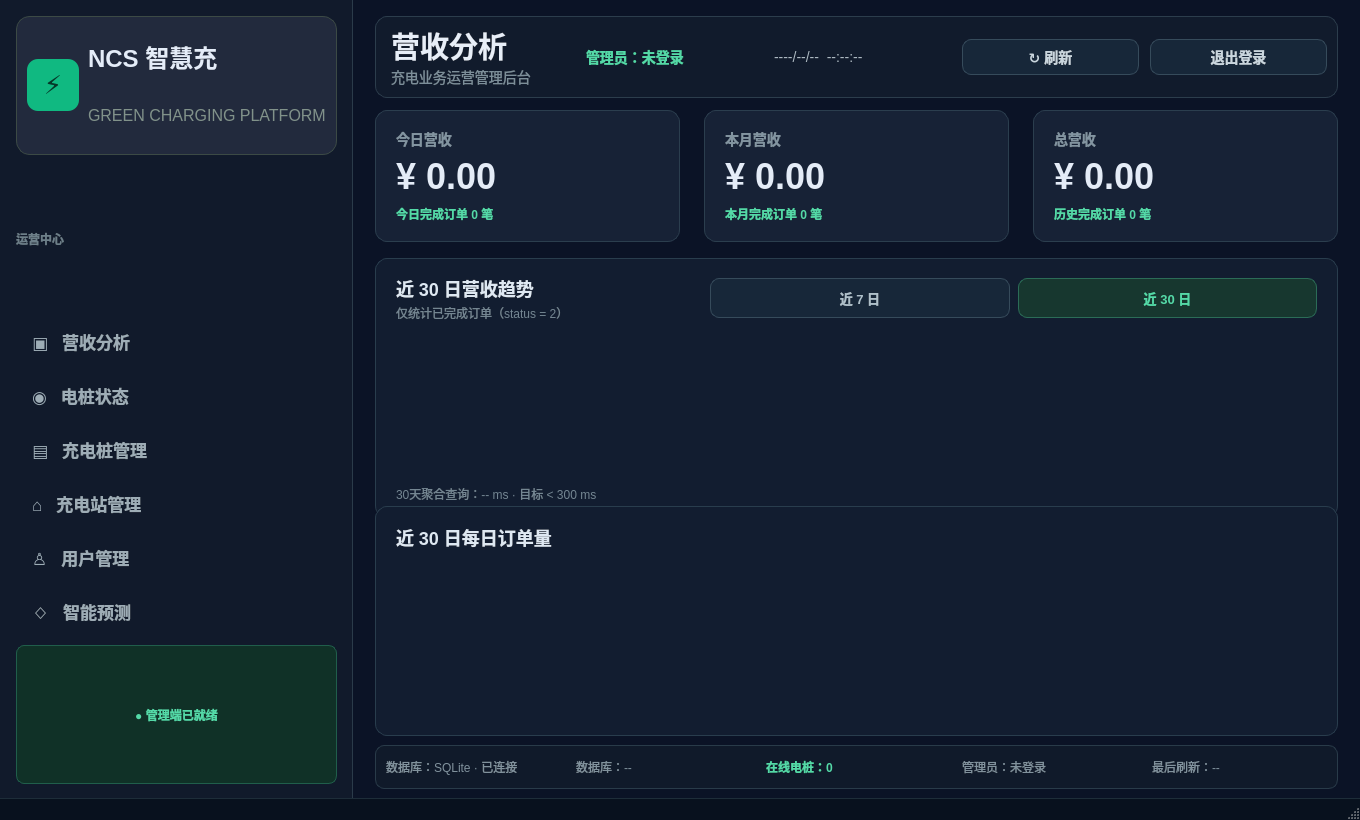
<?xml version='1.0' encoding='UTF-8'?>
<ui version="4.0">
 <class>MainWindow</class>
 <widget class="QMainWindow" name="MainWindow">
  <property name="geometry">
   <rect>
    <x>0</x>
    <y>0</y>
    <width>1360</width>
    <height>820</height>
   </rect>
  </property>
  <property name="minimumSize">
   <size>
    <width>1280</width>
    <height>800</height>
   </size>
  </property>
  <property name="windowTitle">
   <string>东软电动汽车充电桩应用管理平台 · 管理后台</string>
  </property>
  <property name="styleSheet">
   <string>
QMainWindow,QWidget#centralwidget{background:#0B1326;color:#DCE6F7;font-family:"Noto Sans CJK SC","Microsoft YaHei","PingFang SC",sans-serif;}
QFrame#sidebar{background:#111A2B;border-right:1px solid #2B3B4A;}
QFrame#sidebarBrand{background:#222A3D;border:1px solid #3C4A45;border-radius:14px;}
QLabel#brandIcon{background:#10B981;color:#053728;border-radius:11px;font-size:26px;font-weight:900;}
QLabel#brandName{color:#E4ECF8;font-size:24px;font-weight:900;}
QLabel#brandSub{color:#81928A;font-size:16px;}
QLabel#adminMiniBadge{background:#103127;color:#54D9A7;border:1px solid #205E4B;border-radius:8px;padding:5px 7px;font-size:12px;font-weight:800;}
QLabel#navSectionLabel{color:#6D7F89;font-size:12px;font-weight:900;}
QPushButton#navRevenueButton,QPushButton#navChargerStatusButton,QPushButton#navChargerManageButton,QPushButton#navStationManageButton,QPushButton#navUserManageButton,QPushButton#navPredictionButton{text-align:left;background:transparent;color:#9EADB6;border:none;border-radius:9px;padding:0 16px;font-size:17px;font-weight:750;}
QPushButton#navRevenueButton:hover,QPushButton#navChargerStatusButton:hover,QPushButton#navChargerManageButton:hover,QPushButton#navStationManageButton:hover,QPushButton#navUserManageButton:hover,QPushButton#navPredictionButton:hover{background:#1B2A3A;color:#E2ECF2;}
QPushButton#navRevenueButton:checked,QPushButton#navChargerStatusButton:checked,QPushButton#navChargerManageButton:checked,QPushButton#navStationManageButton:checked,QPushButton#navUserManageButton:checked,QPushButton#navPredictionButton:checked{background:#17372F;color:#54D9A7;border-left:3px solid #10B981;}
QFrame#mainPanel{background:#0B1326;}
QFrame#toolbar{background:#111B2C;border:1px solid #2C3D4C;border-radius:12px;}
QLabel#pageTitleLabel{color:#E7EEF8;font-size:29px;font-weight:900;}
QLabel#pageSubtitleLabel{color:#7C8E99;font-size:14px;}
QLabel#currentAdminLabel{color:#54D9A7;font-size:14px;font-weight:800;}
QLabel#clockLabel{color:#AEBAC2;font-size:14px;}
QPushButton#refreshButton,QPushButton#logoutButton{background:#172739;color:#CAD6DE;border:1px solid #364B5B;border-radius:9px;padding:0 20px;font-size:14px;font-weight:800;}
QPushButton#refreshButton:hover{background:#1D3447;border-color:#4C6676;}
QPushButton#logoutButton:hover{background:#31262B;border-color:#6B4D55;color:#FFB0B0;}
QFrame#statusStrip{background:#101A2A;border:1px solid #293B49;border-radius:9px;}
QLabel#databaseStatusLabel,QLabel#databasePathLabel,QLabel#onlineChargerLabel,QLabel#lastRefreshLabel,QLabel#adminStatusLabel{color:#81929D;font-size:12px;}
QLabel#onlineChargerLabel{color:#54D9A7;font-weight:800;}
QFrame#metricCard1,QFrame#metricCard2,QFrame#metricCard3{background:#172236;border:1px solid #2B3E4E;border-radius:12px;}
QLabel#metricTitle1,QLabel#metricTitle2,QLabel#metricTitle3{color:#8294A0;font-size:14px;font-weight:700;}
QLabel#metricValue1,QLabel#metricValue2,QLabel#metricValue3{color:#E4ECF7;font-size:36px;font-weight:900;}
QLabel#metricAccent1,QLabel#metricAccent2,QLabel#metricAccent3{color:#54D9A7;font-size:12px;font-weight:800;}
QFrame#chartCard{background:#121D30;border:1px solid #293D4D;border-radius:12px;}
QLabel#chartTitle,QLabel#orderChartTitle{color:#DEE8F2;font-size:18px;font-weight:850;}
QLabel#chartDescription,QLabel#queryPerformanceLabel{color:#748692;font-size:12px;}
QLabel#pageIcon{color:#54D9A7;font-size:40px;font-weight:900;}
QLabel#pagePlaceholderTitle{color:#DEE8F2;font-size:22px;font-weight:900;}
QLabel#pagePlaceholderText{color:#748692;font-size:13px;}
QPushButton#period7Button,QPushButton#period30Button{background:#172739;color:#AFC0CA;border:1px solid #364B5B;border-radius:9px;padding:0 16px;font-size:13px;font-weight:850;}
QPushButton#period7Button:hover,QPushButton#period30Button:hover{background:#1C3445;border-color:#4D6575;}
QPushButton#period7Button:checked,QPushButton#period30Button:checked{background:#17372F;color:#54D9A7;border:1px solid #2B6C57;}
QFrame#orderChartCard{background:#121D30;border:1px solid #293D4D;border-radius:12px;}
QStatusBar{background:#08111E;color:#61717C;border-top:1px solid #1E2D39;}
</string>
  </property>
  <widget class="QWidget" name="centralwidget">
   <layout class="QHBoxLayout" name="rootLayout">
    <property name="leftMargin">
     <number>0</number>
    </property>
    <property name="topMargin">
     <number>0</number>
    </property>
    <property name="rightMargin">
     <number>0</number>
    </property>
    <property name="bottomMargin">
     <number>0</number>
    </property>
    <property name="spacing">
     <number>0</number>
    </property>
    <item>
     <widget class="QFrame" name="sidebar">
      <property name="minimumSize">
       <size>
        <width>260</width>
        <height>0</height>
       </size>
      </property>
      <layout class="QVBoxLayout" name="sidebarLayout">
       <property name="leftMargin">
        <number>16</number>
       </property>
       <property name="topMargin">
        <number>16</number>
       </property>
       <property name="rightMargin">
        <number>16</number>
       </property>
       <property name="bottomMargin">
        <number>14</number>
       </property>
       <property name="spacing">
        <number>0</number>
       </property>
       <item>
        <widget class="QFrame" name="sidebarBrand">
         <property name="minimumSize">
          <size>
           <width>0</width>
           <height>88</height>
          </size>
         </property>
         <layout class="QHBoxLayout" name="brandLayout">
          <property name="leftMargin">
           <number>10</number>
          </property>
          <property name="topMargin">
           <number>10</number>
          </property>
          <property name="rightMargin">
           <number>10</number>
          </property>
          <property name="bottomMargin">
           <number>10</number>
          </property>
          <property name="spacing">
           <number>9</number>
          </property>
          <item>
           <widget class="QLabel" name="brandIcon">
            <property name="minimumSize">
             <size>
              <width>52</width>
              <height>52</height>
             </size>
            </property>
            <property name="maximumSize">
             <size>
              <width>52</width>
              <height>52</height>
             </size>
            </property>
            <property name="text">
             <string>⚡</string>
            </property>
            <property name="alignment">
             <set>Qt::AlignCenter</set>
            </property>
           </widget>
          </item>
          <item>
           <layout class="QVBoxLayout" name="brandTextLayout">
            <property name="leftMargin">
             <number>0</number>
            </property>
            <property name="topMargin">
             <number>0</number>
            </property>
            <property name="rightMargin">
             <number>0</number>
            </property>
            <property name="bottomMargin">
             <number>0</number>
            </property>
            <property name="spacing">
             <number>2</number>
            </property>
            <item>
             <widget class="QLabel" name="brandName">
              <property name="text">
               <string>NCS 智慧充</string>
              </property>
             </widget>
            </item>
            <item>
             <widget class="QLabel" name="brandSub">
              <property name="text">
               <string>GREEN CHARGING PLATFORM</string>
              </property>
             </widget>
            </item>
           </layout>
          </item>
         </layout>
        </widget>
       </item>
       <item>
        <spacer name="sideGap">
         <property name="orientation">
          <enum>Qt::Vertical</enum>
         </property>
         <property name="sizeType">
          <enum>QSizePolicy::Fixed</enum>
         </property>
         <property name="sizeHint">
          <size>
           <width>20</width>
           <height>14</height>
          </size>
         </property>
        </spacer>
       </item>
       <item>
        <widget class="QLabel" name="navSectionLabel">
         <property name="text">
          <string>运营中心</string>
         </property>
        </widget>
       </item>
       <item>
        <spacer name="navGap">
         <property name="orientation">
          <enum>Qt::Vertical</enum>
         </property>
         <property name="sizeType">
          <enum>QSizePolicy::Fixed</enum>
         </property>
         <property name="sizeHint">
          <size>
           <width>20</width>
           <height>5</height>
          </size>
         </property>
        </spacer>
       </item>
       <item>
        <widget class="QPushButton" name="navRevenueButton">
         <property name="minimumSize">
          <size>
           <width>0</width>
           <height>54</height>
          </size>
         </property>
         <property name="text">
          <string>▣   营收分析</string>
         </property>
         <property name="checkable">
          <bool>true</bool>
         </property>
        </widget>
       </item>
       <item>
        <widget class="QPushButton" name="navChargerStatusButton">
         <property name="minimumSize">
          <size>
           <width>0</width>
           <height>54</height>
          </size>
         </property>
         <property name="text">
          <string>◉   电桩状态</string>
         </property>
         <property name="checkable">
          <bool>true</bool>
         </property>
        </widget>
       </item>
       <item>
        <widget class="QPushButton" name="navChargerManageButton">
         <property name="minimumSize">
          <size>
           <width>0</width>
           <height>54</height>
          </size>
         </property>
         <property name="text">
          <string>▤   充电桩管理</string>
         </property>
         <property name="checkable">
          <bool>true</bool>
         </property>
        </widget>
       </item>
       <item>
        <widget class="QPushButton" name="navStationManageButton">
         <property name="minimumSize">
          <size>
           <width>0</width>
           <height>54</height>
          </size>
         </property>
         <property name="text">
          <string>⌂   充电站管理</string>
         </property>
         <property name="checkable">
          <bool>true</bool>
         </property>
        </widget>
       </item>
       <item>
        <widget class="QPushButton" name="navUserManageButton">
         <property name="minimumSize">
          <size>
           <width>0</width>
           <height>54</height>
          </size>
         </property>
         <property name="text">
          <string>♙   用户管理</string>
         </property>
         <property name="checkable">
          <bool>true</bool>
         </property>
        </widget>
       </item>
       <item>
        <widget class="QPushButton" name="navPredictionButton">
         <property name="minimumSize">
          <size>
           <width>0</width>
           <height>54</height>
          </size>
         </property>
         <property name="text">
          <string>◇   智能预测</string>
         </property>
         <property name="checkable">
          <bool>true</bool>
         </property>
        </widget>
       </item>
       <item>
        <spacer name="sideBottom">
         <property name="orientation">
          <enum>Qt::Vertical</enum>
         </property>
         <property name="sizeType">
          <enum>QSizePolicy::Expanding</enum>
         </property>
        </spacer>
       </item>
       <item>
        <widget class="QLabel" name="adminMiniBadge">
         <property name="text">
          <string>● 管理端已就绪</string>
         </property>
         <property name="alignment">
          <set>Qt::AlignCenter</set>
         </property>
        </widget>
       </item>
      </layout>
     </widget>
    </item>
    <item>
     <widget class="QFrame" name="mainPanel">
      <layout class="QVBoxLayout" name="mainPanelLayout">
       <property name="leftMargin">
        <number>22</number>
       </property>
       <property name="topMargin">
        <number>16</number>
       </property>
       <property name="rightMargin">
        <number>22</number>
       </property>
       <property name="bottomMargin">
        <number>9</number>
       </property>
       <property name="spacing">
        <number>0</number>
       </property>
       <item>
        <widget class="QFrame" name="toolbar">
         <property name="minimumSize">
          <size>
           <width>0</width>
           <height>82</height>
          </size>
         </property>
         <property name="maximumSize">
          <size>
           <width>16777215</width>
           <height>82</height>
          </size>
         </property>
         <layout class="QHBoxLayout" name="toolbarLayout">
          <property name="leftMargin">
           <number>15</number>
          </property>
          <property name="topMargin">
           <number>9</number>
          </property>
          <property name="rightMargin">
           <number>10</number>
          </property>
          <property name="bottomMargin">
           <number>9</number>
          </property>
          <property name="spacing">
           <number>11</number>
          </property>
          <item>
           <layout class="QVBoxLayout" name="titleLayout">
            <property name="leftMargin">
             <number>0</number>
            </property>
            <property name="topMargin">
             <number>0</number>
            </property>
            <property name="rightMargin">
             <number>0</number>
            </property>
            <property name="bottomMargin">
             <number>0</number>
            </property>
            <property name="spacing">
             <number>2</number>
            </property>
            <item>
             <widget class="QLabel" name="pageTitleLabel">
              <property name="text">
               <string>营收分析</string>
              </property>
             </widget>
            </item>
            <item>
             <widget class="QLabel" name="pageSubtitleLabel">
              <property name="text">
               <string>充电业务运营管理后台</string>
              </property>
             </widget>
            </item>
           </layout>
          </item>
          <item>
           <spacer name="toolbarGrow">
            <property name="orientation">
             <enum>Qt::Horizontal</enum>
            </property>
            <property name="sizeType">
             <enum>QSizePolicy::Expanding</enum>
            </property>
           </spacer>
          </item>
          <item>
           <widget class="QLabel" name="currentAdminLabel">
            <property name="text">
             <string>管理员：未登录</string>
            </property>
           </widget>
          </item>
          <item>
           <widget class="QLabel" name="clockLabel">
            <property name="text">
             <string>----/--/--  --:--:--</string>
            </property>
           </widget>
          </item>
          <item>
           <widget class="QPushButton" name="refreshButton">
            <property name="minimumSize">
             <size>
              <width>72</width>
              <height>36</height>
             </size>
            </property>
            <property name="text">
             <string>↻ 刷新</string>
            </property>
           </widget>
          </item>
          <item>
           <widget class="QPushButton" name="logoutButton">
            <property name="minimumSize">
             <size>
              <width>85</width>
              <height>36</height>
             </size>
            </property>
            <property name="text">
             <string>退出登录</string>
            </property>
           </widget>
          </item>
         </layout>
        </widget>
       </item>
       <item>
        <spacer name="contentGap">
         <property name="orientation">
          <enum>Qt::Vertical</enum>
         </property>
         <property name="sizeType">
          <enum>QSizePolicy::Fixed</enum>
         </property>
         <property name="sizeHint">
          <size>
           <width>20</width>
           <height>12</height>
          </size>
         </property>
        </spacer>
       </item>
       <item>
        <widget class="QStackedWidget" name="stackedWidget">
         <widget class="QWidget" name="revenuePage">
          <layout class="QVBoxLayout" name="revenueLayout">
           <property name="leftMargin"><number>0</number></property>
           <property name="topMargin"><number>0</number></property>
           <property name="rightMargin"><number>0</number></property>
           <property name="bottomMargin"><number>0</number></property>
           <property name="spacing"><number>16</number></property>
           <item>
            <layout class="QHBoxLayout" name="metricsLayout">
             <property name="spacing"><number>24</number></property>
             <item>
              <widget class="QFrame" name="metricCard1">
               <property name="minimumSize"><size><width>0</width><height>132</height></size></property>
               <layout class="QVBoxLayout" name="metricLayout1">
                <property name="leftMargin"><number>20</number></property><property name="topMargin"><number>16</number></property><property name="rightMargin"><number>20</number></property><property name="bottomMargin"><number>15</number></property><property name="spacing"><number>5</number></property>
                <item><widget class="QLabel" name="metricTitle1"><property name="text"><string>今日营收</string></property></widget></item>
                <item><widget class="QLabel" name="metricValue1"><property name="text"><string>¥ 0.00</string></property></widget></item>
                <item><widget class="QLabel" name="metricAccent1"><property name="text"><string>今日完成订单 0 笔</string></property></widget></item>
               </layout>
              </widget>
             </item>
             <item>
              <widget class="QFrame" name="metricCard2">
               <property name="minimumSize"><size><width>0</width><height>132</height></size></property>
               <layout class="QVBoxLayout" name="metricLayout2">
                <property name="leftMargin"><number>20</number></property><property name="topMargin"><number>16</number></property><property name="rightMargin"><number>20</number></property><property name="bottomMargin"><number>15</number></property><property name="spacing"><number>5</number></property>
                <item><widget class="QLabel" name="metricTitle2"><property name="text"><string>本月营收</string></property></widget></item>
                <item><widget class="QLabel" name="metricValue2"><property name="text"><string>¥ 0.00</string></property></widget></item>
                <item><widget class="QLabel" name="metricAccent2"><property name="text"><string>本月完成订单 0 笔</string></property></widget></item>
               </layout>
              </widget>
             </item>
             <item>
              <widget class="QFrame" name="metricCard3">
               <property name="minimumSize"><size><width>0</width><height>132</height></size></property>
               <layout class="QVBoxLayout" name="metricLayout3">
                <property name="leftMargin"><number>20</number></property><property name="topMargin"><number>16</number></property><property name="rightMargin"><number>20</number></property><property name="bottomMargin"><number>15</number></property><property name="spacing"><number>5</number></property>
                <item><widget class="QLabel" name="metricTitle3"><property name="text"><string>总营收</string></property></widget></item>
                <item><widget class="QLabel" name="metricValue3"><property name="text"><string>¥ 0.00</string></property></widget></item>
                <item><widget class="QLabel" name="metricAccent3"><property name="text"><string>历史完成订单 0 笔</string></property></widget></item>
               </layout>
              </widget>
             </item>
            </layout>
           </item>
           <item>
            <widget class="QFrame" name="chartCard">
             <property name="minimumSize"><size><width>0</width><height>260</height></size></property>
             <layout class="QVBoxLayout" name="chartLayout">
              <property name="leftMargin"><number>20</number></property><property name="topMargin"><number>16</number></property><property name="rightMargin"><number>20</number></property><property name="bottomMargin"><number>14</number></property><property name="spacing"><number>8</number></property>
              <item>
               <layout class="QHBoxLayout" name="chartHeaderLayout">
                <item><layout class="QVBoxLayout" name="chartTitleLayout"><property name="spacing"><number>2</number></property><item><widget class="QLabel" name="chartTitle"><property name="text"><string>近 30 日营收趋势</string></property></widget></item><item><widget class="QLabel" name="chartDescription"><property name="text"><string>仅统计已完成订单（status = 2）</string></property></widget></item></layout></item>
                <item><spacer name="chartHeaderGrow"><property name="orientation"><enum>Qt::Horizontal</enum></property><property name="sizeType"><enum>QSizePolicy::Expanding</enum></property></spacer></item>
                <item><widget class="QPushButton" name="period7Button"><property name="minimumSize"><size><width>92</width><height>40</height></size></property><property name="text"><string>近 7 日</string></property><property name="checkable"><bool>true</bool></property><property name="checked"><bool>false</bool></property></widget></item>
                <item><widget class="QPushButton" name="period30Button"><property name="minimumSize"><size><width>92</width><height>40</height></size></property><property name="text"><string>近 30 日</string></property><property name="checkable"><bool>true</bool></property><property name="checked"><bool>true</bool></property></widget></item>
               </layout>
              </item>
              <item><widget class="QFrame" name="revenueChartHost"><property name="minimumSize"><size><width>0</width><height>175</height></size></property><property name="frameShape"><enum>QFrame::NoFrame</enum></property></widget></item>
              <item><widget class="QLabel" name="queryPerformanceLabel"><property name="text"><string>30天聚合查询：-- ms · 目标 &lt; 300 ms</string></property></widget></item>
             </layout>
            </widget>
           </item>
           <item>
            <widget class="QFrame" name="orderChartCard">
             <property name="minimumSize"><size><width>0</width><height>230</height></size></property>
             <layout class="QVBoxLayout" name="orderChartLayout">
              <property name="leftMargin"><number>20</number></property><property name="topMargin"><number>15</number></property><property name="rightMargin"><number>20</number></property><property name="bottomMargin"><number>12</number></property><property name="spacing"><number>6</number></property>
              <item><widget class="QLabel" name="orderChartTitle"><property name="text"><string>近 30 日每日订单量</string></property></widget></item>
              <item><widget class="QFrame" name="orderChartHost"><property name="minimumSize"><size><width>0</width><height>165</height></size></property><property name="frameShape"><enum>QFrame::NoFrame</enum></property></widget></item>
             </layout>
            </widget>
           </item>
          </layout>
         </widget>
<widget class="QWidget" name="chargerStatusPage">
          <layout class="QVBoxLayout" name="chargerStatusPageLayout">
           <property name="leftMargin">
            <number>20</number>
           </property>
           <property name="topMargin">
            <number>20</number>
           </property>
           <property name="rightMargin">
            <number>20</number>
           </property>
           <property name="bottomMargin">
            <number>20</number>
           </property>
           <property name="spacing">
            <number>6</number>
           </property>
           <item>
            <spacer name="chargerStatusPageTop">
             <property name="orientation">
              <enum>Qt::Vertical</enum>
             </property>
             <property name="sizeType">
              <enum>QSizePolicy::Expanding</enum>
             </property>
            </spacer>
           </item>
           <item>
            <widget class="QLabel" name="pageIconchargerStatusPage">
             <property name="text">
              <string>◉</string>
             </property>
             <property name="alignment">
              <set>Qt::AlignCenter</set>
             </property>
            </widget>
           </item>
           <item>
            <widget class="QLabel" name="pagePlaceholderTitlechargerStatusPage">
             <property name="text">
              <string>电桩状态</string>
             </property>
             <property name="alignment">
              <set>Qt::AlignCenter</set>
             </property>
            </widget>
           </item>
           <item>
            <widget class="QLabel" name="pagePlaceholderTextchargerStatusPage">
             <property name="text">
              <string>查看在用、闲置与故障设备的实时分布。</string>
             </property>
             <property name="alignment">
              <set>Qt::AlignCenter</set>
             </property>
            </widget>
           </item>
           <item>
            <spacer name="chargerStatusPageBottom">
             <property name="orientation">
              <enum>Qt::Vertical</enum>
             </property>
             <property name="sizeType">
              <enum>QSizePolicy::Expanding</enum>
             </property>
            </spacer>
           </item>
          </layout>
         </widget>
         <widget class="QWidget" name="chargerManagePage">
          <layout class="QVBoxLayout" name="chargerManagePageLayout">
           <property name="leftMargin">
            <number>20</number>
           </property>
           <property name="topMargin">
            <number>20</number>
           </property>
           <property name="rightMargin">
            <number>20</number>
           </property>
           <property name="bottomMargin">
            <number>20</number>
           </property>
           <property name="spacing">
            <number>6</number>
           </property>
           <item>
            <spacer name="chargerManagePageTop">
             <property name="orientation">
              <enum>Qt::Vertical</enum>
             </property>
             <property name="sizeType">
              <enum>QSizePolicy::Expanding</enum>
             </property>
            </spacer>
           </item>
           <item>
            <widget class="QLabel" name="pageIconchargerManagePage">
             <property name="text">
              <string>▤</string>
             </property>
             <property name="alignment">
              <set>Qt::AlignCenter</set>
             </property>
            </widget>
           </item>
           <item>
            <widget class="QLabel" name="pagePlaceholderTitlechargerManagePage">
             <property name="text">
              <string>充电桩管理</string>
             </property>
             <property name="alignment">
              <set>Qt::AlignCenter</set>
             </property>
            </widget>
           </item>
           <item>
            <widget class="QLabel" name="pagePlaceholderTextchargerManagePage">
             <property name="text">
              <string>管理电桩信息、状态与远程运维操作。</string>
             </property>
             <property name="alignment">
              <set>Qt::AlignCenter</set>
             </property>
            </widget>
           </item>
           <item>
            <spacer name="chargerManagePageBottom">
             <property name="orientation">
              <enum>Qt::Vertical</enum>
             </property>
             <property name="sizeType">
              <enum>QSizePolicy::Expanding</enum>
             </property>
            </spacer>
           </item>
          </layout>
         </widget>
         <widget class="QWidget" name="stationManagePage">
          <layout class="QVBoxLayout" name="stationManagePageLayout">
           <property name="leftMargin">
            <number>20</number>
           </property>
           <property name="topMargin">
            <number>20</number>
           </property>
           <property name="rightMargin">
            <number>20</number>
           </property>
           <property name="bottomMargin">
            <number>20</number>
           </property>
           <property name="spacing">
            <number>6</number>
           </property>
           <item>
            <spacer name="stationManagePageTop">
             <property name="orientation">
              <enum>Qt::Vertical</enum>
             </property>
             <property name="sizeType">
              <enum>QSizePolicy::Expanding</enum>
             </property>
            </spacer>
           </item>
           <item>
            <widget class="QLabel" name="pageIconstationManagePage">
             <property name="text">
              <string>⌂</string>
             </property>
             <property name="alignment">
              <set>Qt::AlignCenter</set>
             </property>
            </widget>
           </item>
           <item>
            <widget class="QLabel" name="pagePlaceholderTitlestationManagePage">
             <property name="text">
              <string>充电站管理</string>
             </property>
             <property name="alignment">
              <set>Qt::AlignCenter</set>
             </property>
            </widget>
           </item>
           <item>
            <widget class="QLabel" name="pagePlaceholderTextstationManagePage">
             <property name="text">
              <string>维护充电站信息、经纬度与站内电桩。</string>
             </property>
             <property name="alignment">
              <set>Qt::AlignCenter</set>
             </property>
            </widget>
           </item>
           <item>
            <spacer name="stationManagePageBottom">
             <property name="orientation">
              <enum>Qt::Vertical</enum>
             </property>
             <property name="sizeType">
              <enum>QSizePolicy::Expanding</enum>
             </property>
            </spacer>
           </item>
          </layout>
         </widget>
         <widget class="QWidget" name="userManagePage">
          <layout class="QVBoxLayout" name="userManagePageLayout">
           <property name="leftMargin">
            <number>20</number>
           </property>
           <property name="topMargin">
            <number>20</number>
           </property>
           <property name="rightMargin">
            <number>20</number>
           </property>
           <property name="bottomMargin">
            <number>20</number>
           </property>
           <property name="spacing">
            <number>6</number>
           </property>
           <item>
            <spacer name="userManagePageTop">
             <property name="orientation">
              <enum>Qt::Vertical</enum>
             </property>
             <property name="sizeType">
              <enum>QSizePolicy::Expanding</enum>
             </property>
            </spacer>
           </item>
           <item>
            <widget class="QLabel" name="pageIconuserManagePage">
             <property name="text">
              <string>♙</string>
             </property>
             <property name="alignment">
              <set>Qt::AlignCenter</set>
             </property>
            </widget>
           </item>
           <item>
            <widget class="QLabel" name="pagePlaceholderTitleuserManagePage">
             <property name="text">
              <string>用户管理</string>
             </property>
             <property name="alignment">
              <set>Qt::AlignCenter</set>
             </property>
            </widget>
           </item>
           <item>
            <widget class="QLabel" name="pagePlaceholderTextuserManagePage">
             <property name="text">
              <string>查询用户账户、余额与账号状态。</string>
             </property>
             <property name="alignment">
              <set>Qt::AlignCenter</set>
             </property>
            </widget>
           </item>
           <item>
            <spacer name="userManagePageBottom">
             <property name="orientation">
              <enum>Qt::Vertical</enum>
             </property>
             <property name="sizeType">
              <enum>QSizePolicy::Expanding</enum>
             </property>
            </spacer>
           </item>
          </layout>
         </widget>
         <widget class="QWidget" name="predictionPage">
          <layout class="QVBoxLayout" name="predictionPageLayout">
           <property name="leftMargin">
            <number>20</number>
           </property>
           <property name="topMargin">
            <number>20</number>
           </property>
           <property name="rightMargin">
            <number>20</number>
           </property>
           <property name="bottomMargin">
            <number>20</number>
           </property>
           <property name="spacing">
            <number>6</number>
           </property>
           <item>
            <spacer name="predictionPageTop">
             <property name="orientation">
              <enum>Qt::Vertical</enum>
             </property>
             <property name="sizeType">
              <enum>QSizePolicy::Expanding</enum>
             </property>
            </spacer>
           </item>
           <item>
            <widget class="QLabel" name="pageIconpredictionPage">
             <property name="text">
              <string>◇</string>
             </property>
             <property name="alignment">
              <set>Qt::AlignCenter</set>
             </property>
            </widget>
           </item>
           <item>
            <widget class="QLabel" name="pagePlaceholderTitlepredictionPage">
             <property name="text">
              <string>智能预测</string>
             </property>
             <property name="alignment">
              <set>Qt::AlignCenter</set>
             </property>
            </widget>
           </item>
           <item>
            <widget class="QLabel" name="pagePlaceholderTextpredictionPage">
             <property name="text">
              <string>查看预测结果并运行机器学习预测任务。</string>
             </property>
             <property name="alignment">
              <set>Qt::AlignCenter</set>
             </property>
            </widget>
           </item>
           <item>
            <spacer name="predictionPageBottom">
             <property name="orientation">
              <enum>Qt::Vertical</enum>
             </property>
             <property name="sizeType">
              <enum>QSizePolicy::Expanding</enum>
             </property>
            </spacer>
           </item>
          </layout>
         </widget>
        </widget>
       </item>
       <item>
        <spacer name="statusGap">
         <property name="orientation">
          <enum>Qt::Vertical</enum>
         </property>
         <property name="sizeType">
          <enum>QSizePolicy::Fixed</enum>
         </property>
         <property name="sizeHint">
          <size>
           <width>20</width>
           <height>9</height>
          </size>
         </property>
        </spacer>
       </item>
       <item>
        <widget class="QFrame" name="statusStrip">
         <property name="minimumSize">
          <size>
           <width>0</width>
           <height>44</height>
          </size>
         </property>
         <property name="maximumSize">
          <size>
           <width>16777215</width>
           <height>44</height>
          </size>
         </property>
         <layout class="QHBoxLayout" name="statusLayout">
          <property name="leftMargin">
           <number>10</number>
          </property>
          <property name="topMargin">
           <number>0</number>
          </property>
          <property name="rightMargin">
           <number>10</number>
          </property>
          <property name="bottomMargin">
           <number>0</number>
          </property>
          <property name="spacing">
           <number>15</number>
          </property>
          <item>
           <widget class="QLabel" name="databaseStatusLabel">
            <property name="text">
             <string>数据库：SQLite · 已连接</string>
            </property>
           </widget>
          </item>
          <item>
           <widget class="QLabel" name="databasePathLabel">
            <property name="text">
             <string>数据库：--</string>
            </property>
           </widget>
          </item>
          <item>
           <widget class="QLabel" name="onlineChargerLabel">
            <property name="text">
             <string>在线电桩：0</string>
            </property>
           </widget>
          </item>
          <item>
           <spacer name="statusGrow">
            <property name="orientation">
             <enum>Qt::Horizontal</enum>
            </property>
            <property name="sizeType">
             <enum>QSizePolicy::Expanding</enum>
            </property>
           </spacer>
          </item>
          <item>
           <widget class="QLabel" name="adminStatusLabel">
            <property name="text">
             <string>管理员：未登录</string>
            </property>
           </widget>
          </item>
          <item>
           <widget class="QLabel" name="lastRefreshLabel">
            <property name="text">
             <string>最后刷新：--</string>
            </property>
           </widget>
          </item>
         </layout>
        </widget>
       </item>
      </layout>
     </widget>
    </item>
   </layout>
  </widget>
  <widget class="QStatusBar" name="statusbar" />
 </widget>
 <resources />
 <connections />
</ui>
